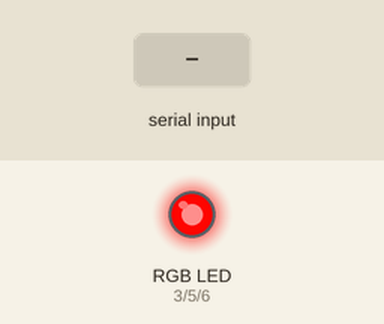
This sketch was run on a simulated Arduino Uno, built with avr-gcc and run on an emulated ATmega328P. Shown: an RGB LED mixed from three pins (HIGH = lit). Inputs (shaded band) come from the test bench. Dim RGB values are drawn brighter than linear; random numbers use the default seed unless the sketch sets one.

Above: at 0.05 s.
At 1.25 s:
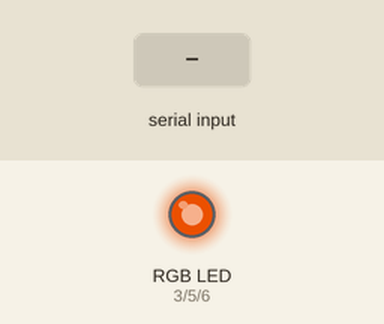
1.3 s: "0" received over Serial
4.3 s: "U" received over Serial
At 5.5 s:
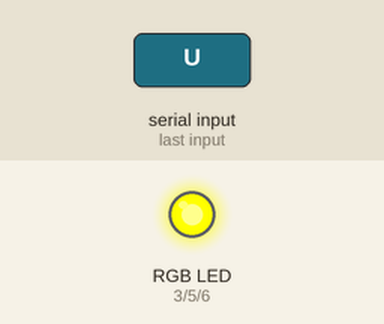
Timing chart, 0 to 7.3 s (numbered marks = the images above; inputs shaded):
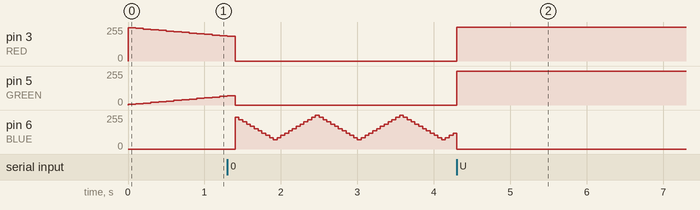

Measured:
- after the input at 4.3 s, pin 3 (RED), pin 5 (GREEN): 0/255 → 255/255 at once

The sketch:

jenkins.ino
```cpp
#define RED 3
#define GREEN 5
#define BLUE 6

#define MOOD_STEP 5

#define SUCCESS {0, 0, 255}
#define UNSTABLE {255, 255, 0}
#define FAILURE {155, 0, 0}

struct color {
	int red;
	int green;
	int blue;
};

// The color the light should be set to: call update_light() to set it
static struct color light;
static struct color last_status = SUCCESS;

// If the last build was successful: determines if we go into mood mode
static int successful = 1;

static void update_light() {
	analogWrite(RED, light.red < 0 ? 0 : light.red);
	analogWrite(GREEN, light.green < 0 ? 0 : light.green);
	analogWrite(BLUE, light.blue < 0 ? 0 : light.blue);
}

/**
 * Fades the status of the last build, like the little status indicators on
 * the Jenkins dashboard
 */
static void fade() {
	struct color status = light = last_status;
	struct color delta = {status.red / 15, status.green / 15, status.blue / 15};

	int dir = -1;
	int steps = 10;
	while (Serial.available() == 0) {
		light.red += dir * delta.red;
		light.green += dir * delta.green;
		light.blue += dir * delta.blue;
		update_light();

		if (steps-- == 0) {
			dir = -dir;
			steps = 10;
		}

		delay(50);
	}
}

static void mood() {
	static int fading[] = {255, 0, 0};
	static int out = 0;
	static int in = 1;

	fading[in] += MOOD_STEP;
	if (fading[out] > 0) {
		fading[out] -= MOOD_STEP;
	}

	// If we're at the end, pick a new direction
	if (fading[out] == 0) {
		int to = random(0, 2);
		for (int i = 0; i < 3; i++) {
			if (i != in && to-- == 0) {
				out = in;
				in = i;
				break;
			}
		}
	}

	light.red = fading[0];
	light.green = fading[1];
	light.blue = fading[2];
	update_light();
}

void setup() {
	Serial.begin(9600);

	pinMode(RED, OUTPUT);
	pinMode(GREEN, OUTPUT);
	pinMode(BLUE, OUTPUT);
}

void loop() {
	if (Serial.available() != 0) { // New status update
		switch (Serial.read()) {
			case '0':
				fade();
				return;
			case 'S':
				last_status = SUCCESS;
				successful = 1;
				break;
			case 'U':
				last_status = UNSTABLE;
				successful = 0;
				break;
			case 'F':
				last_status = FAILURE;
				successful = 0;
				break;
		}

		light = last_status;
		update_light();
		delay(5000);
	} else if (successful) { // If that last build was sucessful, go into "mood" mode
		mood();
		delay(100);
	} else { // The last build failed, and there are no updates, so don't change the color
		delay(100);
	}
}
```
